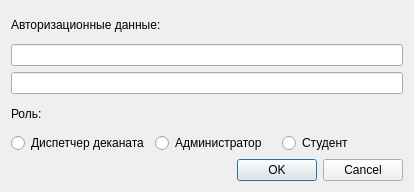
<?xml version="1.0" encoding="UTF-8"?>
<ui version="4.0">
 <class>EditUserDialog</class>
 <widget class="QDialog" name="EditUserDialog">
  <property name="geometry">
   <rect>
    <x>0</x>
    <y>0</y>
    <width>414</width>
    <height>192</height>
   </rect>
  </property>
  <property name="windowTitle">
   <string>Dialog</string>
  </property>
  <property name="windowIcon">
   <iconset resource="resources.qrc">
    <normaloff>:/icons/Dekanat.svg</normaloff>:/icons/Dekanat.svg</iconset>
  </property>
  <layout class="QGridLayout" name="gridLayout">
   <item row="1" column="0">
    <layout class="QVBoxLayout" name="verticalLayout">
     <item>
      <widget class="QLineEdit" name="lineLogin"/>
     </item>
     <item>
      <widget class="QLineEdit" name="linePassword"/>
     </item>
    </layout>
   </item>
   <item row="5" column="0">
    <widget class="QDialogButtonBox" name="buttonBox">
     <property name="orientation">
      <enum>Qt::Horizontal</enum>
     </property>
     <property name="standardButtons">
      <set>QDialogButtonBox::Cancel|QDialogButtonBox::Ok</set>
     </property>
    </widget>
   </item>
   <item row="0" column="0">
    <widget class="QLabel" name="label">
     <property name="text">
      <string>Авторизационные данные:</string>
     </property>
    </widget>
   </item>
   <item row="2" column="0">
    <widget class="QLabel" name="label_2">
     <property name="text">
      <string>Роль:</string>
     </property>
    </widget>
   </item>
   <item row="3" column="0">
    <layout class="QHBoxLayout" name="horizontalLayout">
     <item>
      <widget class="QRadioButton" name="radioSupervisor">
       <property name="text">
        <string>Диспетчер деканата</string>
       </property>
      </widget>
     </item>
     <item>
      <widget class="QRadioButton" name="radioAdmin">
       <property name="text">
        <string>Администратор</string>
       </property>
      </widget>
     </item>
     <item>
      <widget class="QRadioButton" name="radioStudent">
       <property name="text">
        <string>Студент</string>
       </property>
      </widget>
     </item>
    </layout>
   </item>
  </layout>
 </widget>
 <resources>
  <include location="resources.qrc"/>
 </resources>
 <connections>
  <connection>
   <sender>buttonBox</sender>
   <signal>accepted()</signal>
   <receiver>EditUserDialog</receiver>
   <slot>accept()</slot>
   <hints>
    <hint type="sourcelabel">
     <x>248</x>
     <y>254</y>
    </hint>
    <hint type="destinationlabel">
     <x>157</x>
     <y>274</y>
    </hint>
   </hints>
  </connection>
  <connection>
   <sender>buttonBox</sender>
   <signal>rejected()</signal>
   <receiver>EditUserDialog</receiver>
   <slot>reject()</slot>
   <hints>
    <hint type="sourcelabel">
     <x>316</x>
     <y>260</y>
    </hint>
    <hint type="destinationlabel">
     <x>286</x>
     <y>274</y>
    </hint>
   </hints>
  </connection>
 </connections>
</ui>
